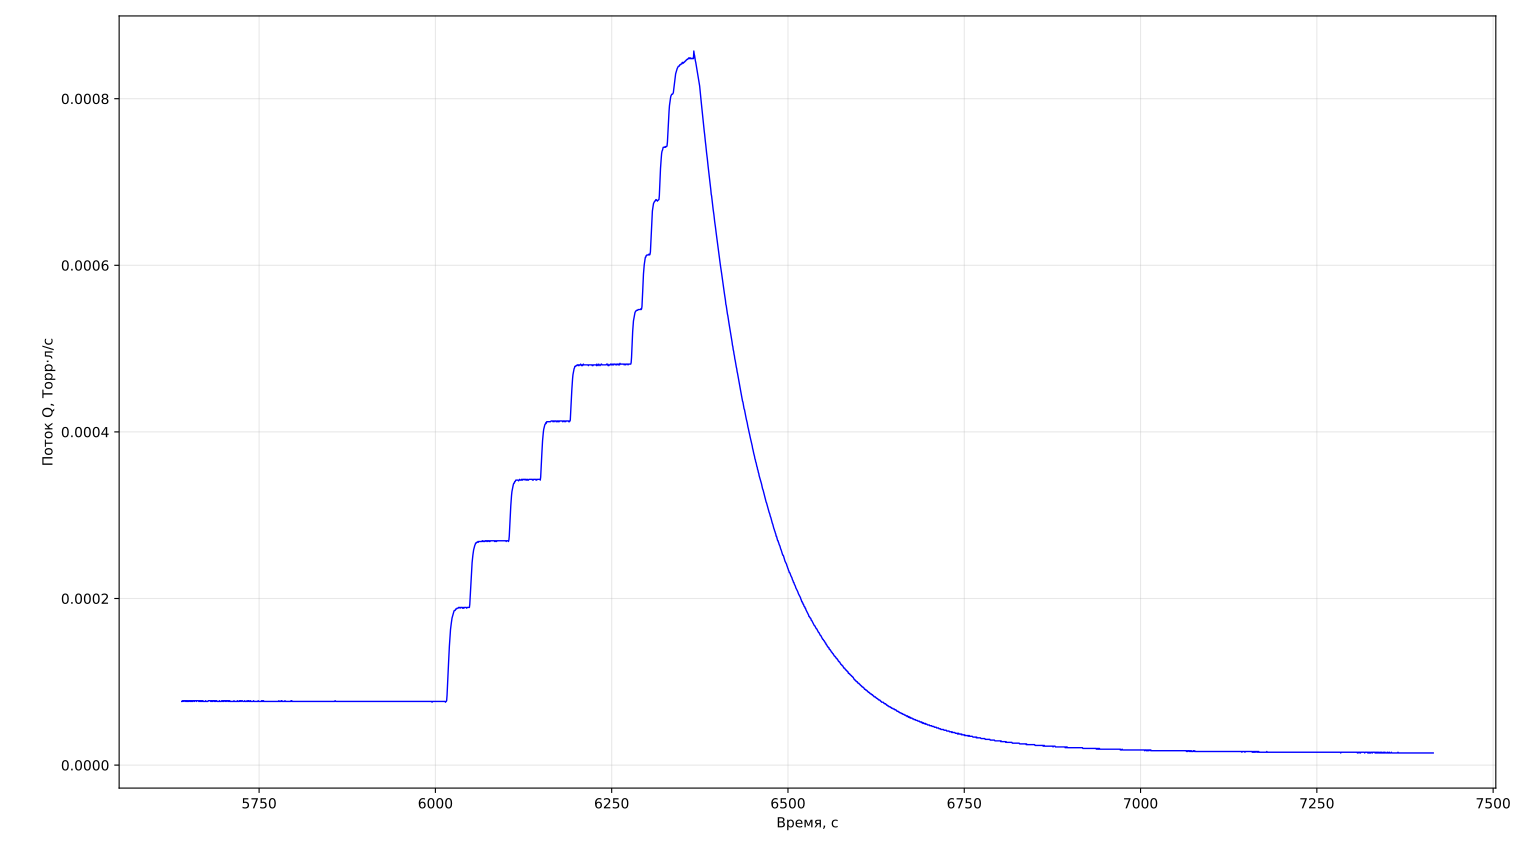

Write Python code to recreate this figure.
import pandas as pd
import matplotlib.pyplot as plt
import numpy as np

def read_flow_data_semicolon(csv_file):
    """
    Чтение данных потока через диафрагму с разделителем точка с запятой
    """
    print("Чтение данных с разделителем ';'...")
    
    try:
        # Читаем с разделителем точка с запятой и десятичной запятой
        df = pd.read_csv(csv_file, 
                        sep=';',           # разделитель - точка с запятой
                        decimal=',',       # десятичный разделитель - запятая
                        header=None,       # нет заголовка
                        names=['Time', 'Flow'])  # названия столбцов
        
        print(f"Успешно прочитано {len(df)} строк")
        print("Первые 5 строк данных:")
        print(df.head())
        
        # Проверяем, что данные прочитаны правильно
        if df['Time'].isna().any() or df['Flow'].isna().any():
            print("Обнаружены пропущенные значения. Пробуем альтернативный метод...")
            return read_flow_data_manual(csv_file)
        
        return df['Time'].values, df['Flow'].values
        
    except Exception as e:
        print(f"Ошибка при чтении с разделителем ';': {e}")
        return read_flow_data_manual(csv_file)

def read_flow_data_manual(csv_file):
    """
    Ручное чтение данных для сложных случаев
    """
    print("Ручное чтение данных...")
    times = []
    flows = []
    
    with open(csv_file, 'r', encoding='utf-8') as f:
        lines = f.readlines()
        print(f"Найдено {len(lines)} строк в файле")
        
        for i, line in enumerate(lines):
            line = line.strip()
            if not line:
                continue
                
            # Разделяем по точке с запятой
            parts = line.split(';')
            if len(parts) >= 2:
                try:
                    # Преобразуем оба числа, заменяя запятые на точки
                    time_val = float(parts[0].replace(',', '.'))
                    flow_val = float(parts[1].replace(',', '.'))
                    times.append(time_val)
                    flows.append(flow_val)
                except ValueError as e:
                    print(f"Ошибка преобразования в строке {i}: {line} - {e}")
            else:
                print(f"Пропущена строка {i}: недостаточно частей - {parts}")
    
    if times and flows:
        print(f"Ручное чтение: успешно загружено {len(times)} точек")
        return np.array(times), np.array(flows)
    else:
        print("Не удалось извлечь данные из файла")
        return None, None

def plot_flow_vs_time_semicolon(csv_file):
    """
    Построение графика зависимости потока через диафрагму от времени
    для данных с разделителем точка с запятой
    """
    # Чтение данных
    time, flow = read_flow_data_semicolon(csv_file)
    
    if time is None or flow is None:
        print("Не удалось загрузить данные. Проверьте формат файла.")
        return
    
    print(f"\nУспешно загружено {len(time)} точек")
    print(f"Диапазон времени: {time.min():.1f} - {time.max():.1f} с")
    print(f"Диапазон потока: {flow.min():.2e} - {flow.max():.2e} Торр·л/с")
    
    # Проверяем, есть ли временной тренд (увеличивается/уменьшается время)
    if len(time) > 1 and time[0] > time[-1]:
        print("Время убывает - сортируем по возрастанию")
        # Сортируем по времени
        sort_idx = np.argsort(time)
        time = time[sort_idx]
        flow = flow[sort_idx]
    
    # Статистика
    flow_mean = flow.mean()
    flow_std = flow.std()
    flow_median = np.median(flow)
    
    print(f"\nСтатистика потока:")
    print(f"Средний поток: {flow_mean:.2e} Торр·л/с")
    print(f"Медиана потока: {flow_median:.2e} Торр·л/с")
    print(f"Стандартное отклонение: {flow_std:.2e} Торр·л/с")
    print(f"Относительное отклонение: {(flow_std/flow_mean*100):.1f}%")
    
    # Создаем график
    plt.figure(figsize=(12, 8))
    
    # Основной график
    # plt.subplot(2, 1, 1)
    plt.plot(time, flow, 'b-', linewidth=1, label='Поток через диафрагму')
    plt.xlabel('Время, с')
    plt.ylabel('Поток Q, Торр·л/с')
    # plt.title('Зависимость потока через диафрагму от времени', fontsize=14)
    plt.grid(True, alpha=0.3)
    
    # # Добавляем горизонтальную линию для среднего значения
    # plt.axhline(y=flow_mean, color='r', linestyle='--', alpha=0.7, 
    #            label=f'Среднее: {flow_mean:.2e} Торр·л/с')
    # plt.axhline(y=flow_mean + flow_std, color='r', linestyle=':', alpha=0.5, 
    #            label=f'±1σ: {flow_std:.2e} Торр·л/с')
    # plt.axhline(y=flow_mean - flow_std, color='r', linestyle=':', alpha=0.5)
    # plt.legend()
    
    # # Гистограмма распределения потоков
    # plt.subplot(2, 1, 2)
    # plt.hist(flow, bins=50, alpha=0.7, color='green', edgecolor='black')
    # plt.xlabel('Поток Q, Торр·л/с')
    # plt.ylabel('Частота')
    # plt.title('Распределение значений потока', fontsize=14)
    # plt.grid(True, alpha=0.3)
    
    # # Добавляем вертикальные линии для статистики
    # plt.axvline(flow_mean, color='r', linestyle='--', label=f'Среднее: {flow_mean:.2e}')
    # plt.axvline(flow_median, color='orange', linestyle='--', label=f'Медиана: {flow_median:.2e}')
    # plt.legend()
    
    plt.tight_layout()
    plt.show()
    
    # Анализ стабильности потока
    print(f"\nАнализ стабильности потока:")
    
    # Разделяем данные на сегменты для анализа тренда
    n_segments = min(5, len(flow) // 10)  # не более 5 сегментов, минимум 10 точек на сегмент
    if n_segments > 1:
        segment_size = len(flow) // n_segments
        segment_means = []
        
        for i in range(n_segments):
            start_idx = i * segment_size
            end_idx = (i + 1) * segment_size if i < n_segments - 1 else len(flow)
            segment_mean = flow[start_idx:end_idx].mean()
            segment_means.append(segment_mean)
            print(f"Сегмент {i+1}: средний поток = {segment_mean:.2e} Торр·л/с")
        
        # Проверяем наличие тренда
        segment_change = (segment_means[-1] - segment_means[0]) / segment_means[0] * 100
        print(f"Изменение потока за время измерения: {segment_change:.1f}%")
        
        if abs(segment_change) > 5:
            print("Обнаружен значительный тренд в данных!")
        else:
            print("Поток стабилен в течение времени измерения.")
    
    # Сохранение результатов
    # save_choice = input("\nСохранить график и данные? (y/n): ").lower()
    # if save_choice == 'y':
    #     filename = input("Введите имя файла (без расширения): ")
        
    #     # Сохраняем обработанные данные
    #     df = pd.DataFrame({'Time_s': time, 'Flow_Torr_l_s': flow})
    #     df.to_csv(f'{filename}_data.csv', index=False, float_format='%.8e')
    #     print(f"Данные сохранены в {filename}_data.csv")
        
    #     # Сохраняем график
    #     plt.figure(figsize=(10, 6))
    #     plt.plot(time, flow, 'b-', linewidth=1, label='Поток через диафрагму')
    #     plt.axhline(y=flow_mean, color='r', linestyle='--', alpha=0.7, 
    #                label=f'Среднее: {flow_mean:.2e} Торр·л/с')
    #     plt.axhline(y=flow_mean + flow_std, color='r', linestyle=':', alpha=0.5)
    #     plt.axhline(y=flow_mean - flow_std, color='r', linestyle=':', alpha=0.5)
    #     plt.xlabel('Время t, с')
    #     plt.ylabel('Поток Q, Торр·л/с')
    #     plt.title('Зависимость потока через диафрагму от времени')
    #     plt.grid(True, alpha=0.3)
    #     plt.legend()
    #     plt.savefig(f'{filename}.png', dpi=300, bbox_inches='tight')
    #     plt.savefig(f'{filename}.pdf', bbox_inches='tight')
    #     print(f"График сохранен как {filename}.png и {filename}.pdf")
        
    #     # Сохраняем отчет
    #     with open(f'{filename}_report.txt', 'w', encoding='utf-8') as f:
    #         f.write(f"ОТЧЕТ ПО РЕЗУЛЬТАТАМ ИЗМЕРЕНИЯ ПОТОКА\n")
    #         f.write("=" * 50 + "\n")
    #         f.write(f"Общее количество точек: {len(time)}\n")
    #         f.write(f"Время измерения: от {time.min():.1f} до {time.max():.1f} с\n")
    #         f.write(f"Длительность: {time.max() - time.min():.1f} с\n\n")
    #         f.write("СТАТИСТИКА ПОТОКА:\n")
    #         f.write(f"Средний поток: {flow_mean:.2e} Торр·л/с\n")
    #         f.write(f"Медиана потока: {flow_median:.2e} Торр·л/с\n")
    #         f.write(f"Стандартное отклонение: {flow_std:.2e} Торр·л/с\n")
    #         f.write(f"Относительное отклонение: {flow_std/flow_mean*100:.1f}%\n\n")
        
    #     print(f"Отчет сохранен в {filename}_report.txt")

# Создаем тестовый файл с правильным форматом (точка с запятой)
def create_test_file_semicolon():
    """Создание тестового файла с данными в формате с разделителем ';'"""
    test_data = """5640,25;0,000764348
5640,78;0,000764348
5641,36;0,000773448
5641,89;0,000764348
5642,45;0,000773448
5643,03;0,000773448
5643,61;0,000764348
5644,13;0,000773448
5644,69;0,000773448
5645,27;0,000773448
5645,85;0,000773448
5646,42;0,000773448
5646,95;0,000773448
5647,53;0,000773448
5648,11;0,000773448
5648,69;0,000773448
5649,21;0,000773448
5649,77;0,000773448
5650,35;0,000773448
5650,93;0,000773448"""
    
    with open('test_flow_data_semicolon.csv', 'w', encoding='utf-8') as f:
        f.write(test_data)
    return 'test_flow_data_semicolon.csv'

# Основная программа
if __name__ == "__main__":
    print("Программа для построения зависимости потока через диафрагму от времени")
    print("Формат данных: время;поток (разделитель - точка с запятой)")
    print("Десятичный разделитель: запятая")
    print("=" * 60)
    
    csv_file = r"C:\Users\olezh\OneDrive\Рабочий стол\Лабы\Электроника\Вакуум\Поток через диафрагму.csv"
    
    if not csv_file:
        csv_file = create_test_file_semicolon()
        print(f"Создан тестовый файл: {csv_file}")
    
    plot_flow_vs_time_semicolon(csv_file)
